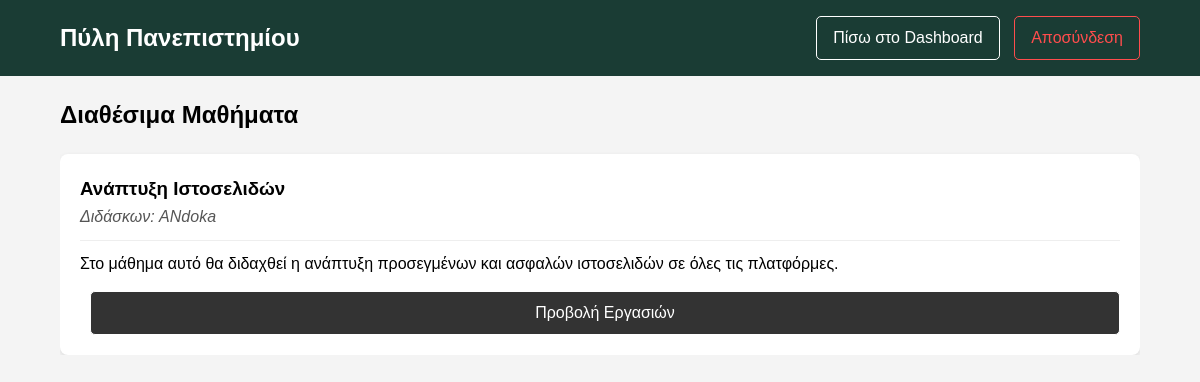
Screenshot of /view_courses.php (signed in) with the database file from the repository.
### tables this page shows
CREATE TABLE `courses` (
  `course_id` int NOT NULL,
  `title` varchar(100) NOT NULL,
  `description` text,
  `professor_id` int NOT NULL
);

CREATE TABLE `users` (
  `user_id` int NOT NULL,
  `username` varchar(50) NOT NULL,
  `email` varchar(100) NOT NULL,
  `password` varchar(255) NOT NULL,
  `role_id` int NOT NULL
);

### view_courses.php (the view, shortened to what this page needs)
<?php
require 'includes/db_connect.php';
$sql = "SELECT courses.course_id, courses.title, courses.description, users.username as professor_name
        FROM courses
        JOIN users ON courses.professor_id = users.user_id";
$result = $conn->query($sql);
?>
<!DOCTYPE html>
<html lang="el">
<head>
    <link rel="stylesheet" href="css/style.css">
</head>
<body>
<header>
    <div class="container header-content">
        <h1>Πύλη Πανεπιστημίου</h1>
        <nav>
            <a href="dashboard.php" class="btn">Πίσω στο Dashboard</a>
            <a href="logout.php" class="btn" style="border-color: #ff4d4d; color: #ff4d4d;">Αποσύνδεση</a>
        </nav>
    </div>
</header>
<div class="container">
    <h2 style="margin-top: 20px;">Διαθέσιμα Μαθήματα</h2>
    <div style="display: grid; grid-template-columns: repeat(auto-fit, minmax(300px, 1fr)); gap: 20px; margin-top: 20px;">
        <?php if ($result->num_rows > 0): ?>
            <?php while($row = $result->fetch_assoc()): ?>
                <div style="background: white; padding: 20px; border-radius: 8px; box-shadow: 0 2px 5px rgba(0,0,0,0.1);">
                    <h3><?php echo htmlspecialchars($row['title']); ?></h3>
                    <p style="font-style: italic; color: #555;">Διδάσκων: <?php echo htmlspecialchars($row['professor_name']); ?></p>
                    <hr style="margin: 10px 0; border: 0; border-top: 1px solid #eee;">
                    <p><?php echo htmlspecialchars($row['description']); ?></p>
                    <a href="student_assignments.php?course_id=<?php echo $row['course_id']; ?>"
                       class="btn" style="background: #333; color: white; display: block; text-align: center; margin-top: 15px;">
                        Προβολή Εργασιών
                    </a>
                </div>
            <?php endwhile; ?>
        <?php else: ?>
            <p>Δεν υπάρχουν διαθέσιμα μαθήματα ακόμα.</p>
        <?php endif; ?>
    </div>
</div>
</body>
</html>

### css/style.css (style rules this page uses)
* { box-sizing: border-box; margin: 0; padding: 0; font-family: Arial, sans-serif; }
body { background-color: #f4f4f4; line-height: 1.6; }
.container { width: 90%; max-width: 1200px; margin: auto; overflow: hidden; }
header { background: #1a3c34; color: #fff; padding: 1rem 0; }
.header-content { display: flex; justify-content: space-between; align-items: center; }
.header-content h1 { font-size: 1.5rem; }
.btn { display: inline-block; background: transparent; color: #fff; border: 1px solid #fff; padding: 0.5rem 1rem; text-decoration: none; border-radius: 5px; margin-left: 10px; transition: all 0.3s ease; }

### rows the page displays
courses: title "Ανάπτυξη Ιστοσελιδών", professor.username "ANdoka", description "Στο μάθημα αυτό θα διδαχθεί η ανάπτυξη προσεγμένων και ασφαλών ιστοσελιδών σε όλες τις πλατφόρμες."
